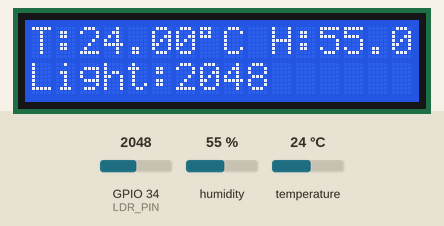
Recording of a sketch running on a simulated ESP32. Shown: 16×2 character LCD. The inputs (shaded band) are chosen by the test bench; at power-on: humidity 55 %, GPIO 34 (LDR_PIN) = 2048, temperature 24 °C. What the sketch prints to the serial monitor is not drawn.

Above: at 3.2 s.
3.3 s: humidity set to 22 %
At 5.5 s:
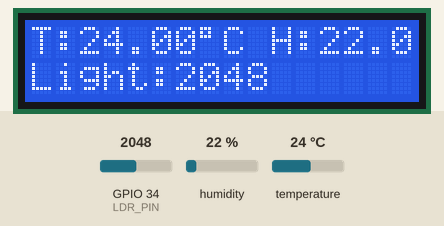
6.0 s: GPIO 34 (LDR_PIN) set to 2866
At 7.1 s:
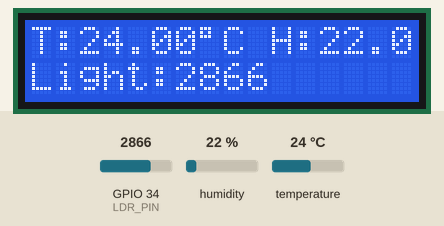
8.7 s: temperature set to 12 °C
At 11.4 s:
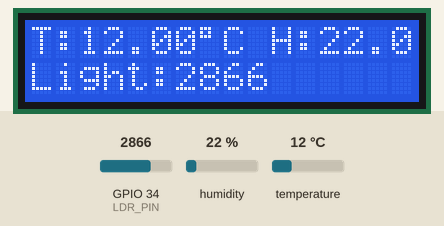
11.7 s: GPIO 34 (LDR_PIN) set to 3603
At 13.3 s:
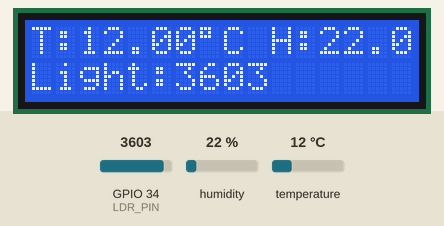
14.4 s: humidity set to 40 %
At 17.5 s:
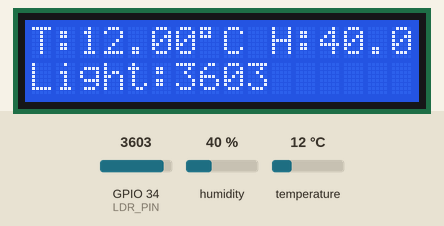
17.8 s: GPIO 34 (LDR_PIN) set to 4095
At 19.4 s:
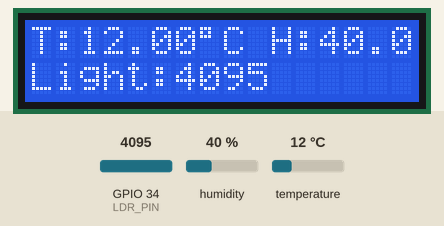
Timing chart, 0 to 20.9 s (numbered marks = the images above; inputs shaded):
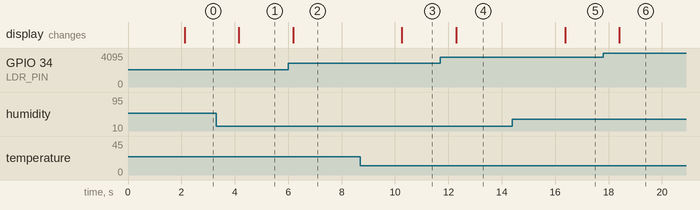

Measured:
- after the input at 3.3 s, the display: changes after 0.85 s (image 1)
- after the input at 6.0 s, the display: changes after 0.19 s (image 2)
- after the input at 8.7 s, the display: changes after 1.6 s (image 3)
- after the input at 11.7 s, the display: changes after 0.60 s (image 4)
- after the input at 14.4 s, the display: changes after 2.0 s (image 5)
- after the input at 17.8 s, the display: changes after 0.61 s (image 6)

The sketch:

dht+ldrTesting.ino
```cpp
#include <Wire.h>
#include <LiquidCrystal_I2C.h>
#include <DHT.h>

// LCD
LiquidCrystal_I2C lcd(0x27, 16, 2);

// DHT22
#define DHTPIN 4
#define DHTTYPE DHT22
DHT dht(DHTPIN, DHTTYPE);

// LDR
#define LDR_PIN 34

void setup() {
  Serial.begin(115200);

  Wire.begin(21, 22);
  lcd.init();
  lcd.backlight();

  dht.begin();

  lcd.setCursor(0,0);
  lcd.print("System Starting");
  delay(2000);
  lcd.clear();
}

void loop() {
  float temp = dht.readTemperature();
  float hum = dht.readHumidity();
  int light = analogRead(LDR_PIN);

  // Check sensor error
  if (isnan(temp) || isnan(hum)) {
    lcd.setCursor(0,0);
    lcd.print("DHT Error      ");
    lcd.setCursor(0,1);
    lcd.print("Check Sensor   ");
    delay(2000);
    return;
  }

  // Display Temperature
  lcd.setCursor(0,0);
  lcd.print("T:");
  lcd.print(temp);
  lcd.print((char)223);
  lcd.print("C ");

  // Display Humidity
  lcd.print("H:");
  lcd.print(hum);
  lcd.print("% ");

  // Display Light (second line)
  lcd.setCursor(0,1);
  lcd.print("Light:");
  lcd.print(light);
  lcd.print("   ");

  // Serial monitor (optional)
  Serial.print("Temp: ");
  Serial.print(temp);
  Serial.print(" C  Hum: ");
  Serial.print(hum);
  Serial.print(" %  Light: ");
  Serial.println(light);

  delay(2000);
}
```
